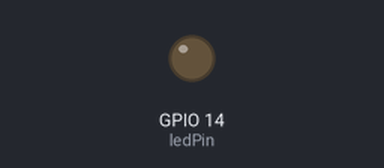
Recording of a sketch running on a simulated ESP32. Shown: output pins drawn as LEDs (lit = HIGH). WiFi joins after 1.5 s; servers stay silent unless stated; what the sketch prints to the serial monitor is not drawn.

Above: at 0.1 s.
At 1.6 s:
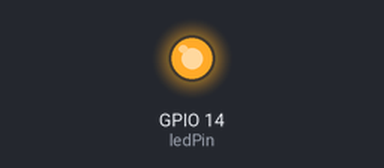
Timing chart, 0 to 3.1 s (numbered marks = the images above):
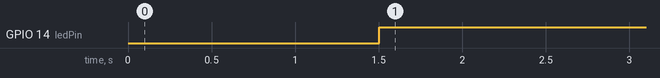

The sketch:

wifi-rtos.ino
```cpp
#include <WiFi.h>
#include <freertos/FreeRTOS.h>
#include <freertos/task.h>

// Wi-Fi credentials
const char* ssid = "TP-Link_1EF4";
const char* password = "!th3sw9sT^uZ0";


// LED Pin
const int ledPin = 14;

// Function prototype for the Wi-Fi connection task
void vWiFiConnectionTask(void *pvParameters);

void setup() {
  // Start serial communication
  Serial.begin(115200);

  Serial.println("mac address :");
  Serial.print(WiFi.macAddress());

  // Set LED pin as output
  pinMode(ledPin, OUTPUT);

  // Create the FreeRTOS task for Wi-Fi connection
  xTaskCreate(vWiFiConnectionTask, "WiFiConnect", 4096, NULL, 1, NULL);

  // Additional setup (if required) can be done here
}

void loop() {
// FreeRTOS scheduler manages task execution
// No need for code in the loop function
}

// FreeRTOS task to connect to Wi-Fi
void vWiFiConnectionTask(void *pvParameters) {
  // Start the Wi-Fi connection process
  Serial.println("Connecting to Wi-Fi...");

  WiFi.begin(ssid, password); // Connect to Wi-Fi with given credentials

  // Loop until the Wi-Fi is connected
  while (WiFi.status() != WL_CONNECTED) {
    Serial.print(".");
    vTaskDelay(500 / portTICK_PERIOD_MS); // Wait for a while before re-checking
  }

  Serial.println();
  Serial.println("Connected to Wi-Fi!");
  Serial.print("IP Address: ");
  Serial.println(WiFi.localIP()); // Get the local IP address
  Serial.println("mac address :");
  Serial.print(WiFi.macAddress());
    // Turn on the LED to indicate successful connection
  digitalWrite(ledPin, HIGH);
  // This task could then either end or continue with additional functionality
  vTaskDelete(NULL); // End this task after connecting to Wi-Fi
}
```

Measured:
- by itself, GPIO 14 (ledPin): LOW → HIGH at 1.5 s
